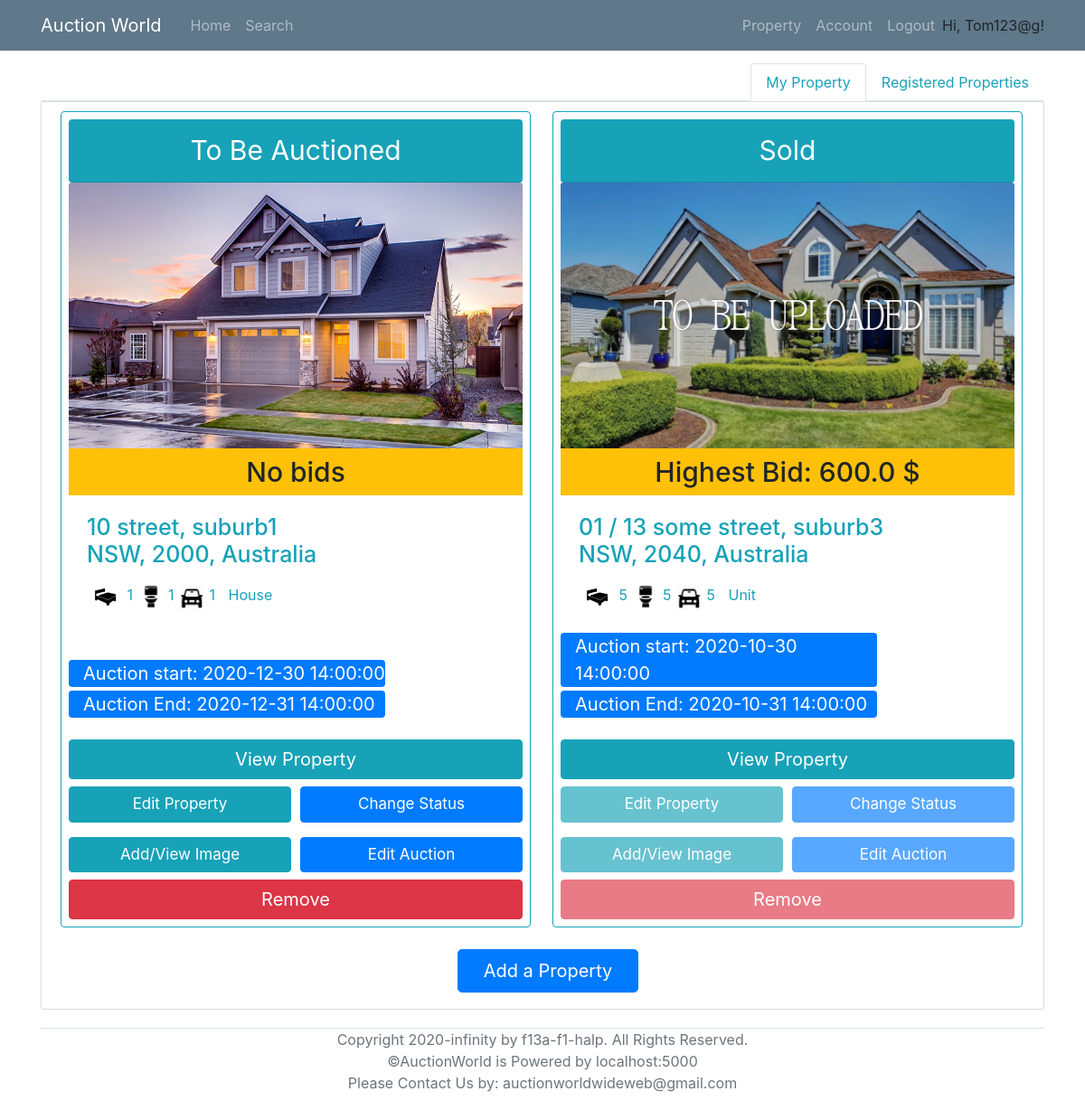
Page /property (signed in) on the earlier database version.
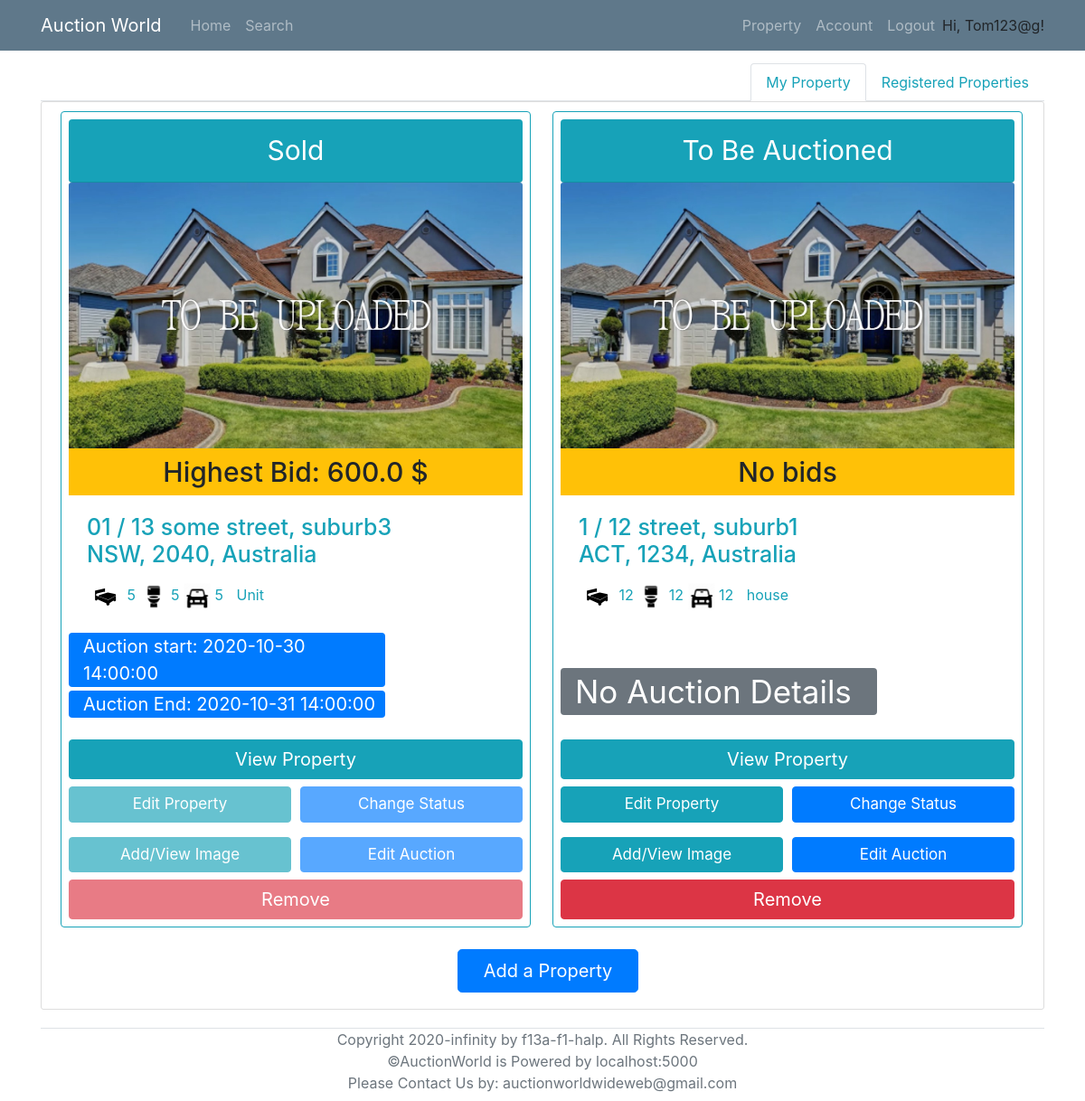
Same page on the later database version.
### models.py (models this page shows, shortened)
class Property(db.Model):
    __tablename__ = 'Property'
    id = db.Column(db.Integer, primary_key = True)
    property_type = db.Column(db.String)
    add_unit = db.Column(db.String(100))
    add_num = db.Column(db.String(100))
    add_name = db.Column(db.String(100))
    add_suburb = db.Column(db.String(100))
    add_state = db.Column(db.String(3))
    add_pc = db.Column(db.String(4))
    num_bedrooms = db.Column(db.Integer)
    num_parking = db.Column(db.Integer)
    num_bathrooms = db.Column(db.Integer)
    parking_features = db.Column(db.String)
    building_size = db.Column(db.Integer)
    land_size = db.Column(db.Integer)
    inspection_date = db.Column(db.DateTime)
    description = db.Column(db.String(2000))
    year_built = db.Column(db.Integer)
    status = db.Column(db.String)
    seller = db.Column(db.Integer, db.ForeignKey('User.id'))
    auctionId = db.relationship('AuctionDetails', backref='Property', uselist=False)
    photo_collection = db.relationship('Photos', backref='Property', lazy='dynamic')
    registeredBidders = db.relationship('User',secondary=lambda: RegisteredAssociation.__table__, backref="RegisteredProperties")

class Photos(db.Model):
    __tablename__ = 'Photos'
    id = db.Column(db.Integer, primary_key = True)
    photo = db.Column(db.String)
    property_id = db.Column(db.Integer, db.ForeignKey('Property.id'))

class AuctionDetails(db.Model):
    __tablename__ = 'AuctionDetails'
    id = db.Column(db.Integer, primary_key=True)
    AuctionStart = db.Column(db.DateTime, nullable=False)
    AuctionEnd = db.Column(db.DateTime, nullable=False)
    ReservePrice = db.Column(db.Float, nullable=False)
    MinBiddingGap = db.Column(db.Float, nullable=False)
    PropertyID = db.Column(db.String, db.ForeignKey('Property.id'), unique=True, nullable=False)
    SellerID = db.Column(db.Integer, db.ForeignKey('User.id'), nullable=False)

### routes.py (the view)
@app.route("/property")
@login_required
def property_list():
    if if_have_cards(current_user.id) is False:
        flash('Please enter your banking detail before adding property', 'warning')
        return redirect(url_for('account', user_id = current_user.id))
    my_properties = db.session.query(Property,AuctionDetails,func.max(Bid.Amount).label('highestBid'))\
                        .filter(Property.seller==current_user.id)\
                        .outerjoin(AuctionDetails, AuctionDetails.PropertyID==Property.id)\
                        .outerjoin(Bid, Bid.AuctionID == AuctionDetails.id)\
                        .group_by(Property.id)
    if my_properties.count() == 0:
        my_properties=None
    propertiesID_registered=RegisteredAssociation.query.filter_by(RegisteredBidderID=current_user.id).all()
    registeredID_list = [ i.PropertyID for i in propertiesID_registered ]
    if len(registeredID_list) == 0:
        registered_properties =None
    else:
        registered_properties = db.session.query(Property,AuctionDetails,func.max(Bid.Amount).label('highestBid'))\
                                .filter(Property.id.in_(registeredID_list))\
                                .outerjoin(AuctionDetails, AuctionDetails.PropertyID==Property.id)\
                                .outerjoin(Bid, Bid.AuctionID == AuctionDetails.id)\
                                .group_by(Property.id)
    time_shift_1hr = datetime.now() + timedelta(hours=1)
    Onehr=timedelta(hours=1)
    return render_template('property.html', properties = my_properties,registered_properties=registered_properties, now_date = time_shift_1hr, Onehr=Onehr)

### models.py (called while the page is built)
@login_manager.user_loader
def load_user(id):
    return User.query.get(id)

### routes.py (called while the page is built)
def if_have_cards(user_id):
    user=db.session.query(User).get(user_id)
    cards = user.cards.count()
    if cards > 0 and user.id_confirmation:
        return True
    return False

### templates/property.html (shortened to what the changed rows need)
{% extends "base.html" %}
{% block content %}
<div class="tab-content" id="nav-tabContent">
    <div class="tab-pane fade show active" id="nav-home" role="tabpanel" aria-labelledby="nav-home-tab">
        <div class="content-section">
            {% if not properties %}
            <div style="width:100%; text-align: center;">
				<h1 class="text-info">No properties found. Add one now!</h1>
			</div>
            {% else %}
            <div class="row col-xl-15">
                {% for (p,a,b) in properties %}
                    <div class="card border-info p-2 col-md-3.8 ml-3 mr-2 mb-3" style="width: 520px;">
                        <div class="card-header rounded text-center bg-info text-white" style="font-size: 30px;">
                            {% if p.status == "auction" %}
                                To Be Auctioned
                            {% elif p.status == "sold" %}
                                Sold
                            {% else %}
                                Under Offer
                            {% endif %}
                        </div>
                        {% if not p.photo_collection.all() %}
                            <img class="card-img-top" src="/static/propertyImage/Sample.jpg" alt="Card image cap" style="width:502px; height: 300px;" >
                        {% else %}
                            <img class="card-img-top" src="/static/propertyImage/{{p.photo_collection.first().photo}}" alt="Card image cap" style="width:502px; height: 300px;" >
                        {% endif %}
                        <h6 class="card-subtitle pt-2 pb-2 text-center bg-warning" style="font-size: 30px;" >
                            {% if b:%}
                                Highest Bid: {{b}} $
                            {% else %}
                                No bids
                            {% endif%}
                        </h6>
                        <div class="card-body text-info">
                            <h4 class="card-title" style="font-size: 25px;">
                                {% if p.add_unit %}
                                    {{p.add_unit}} /
                                {% endif %}
                                {{p.add_num}} {{p.add_name}}, {{p.add_suburb}} <br> {{p.add_state}}, {{p.add_pc}}, Australia
                            </h4>
                            <p class="card-text">
                                <span><img src="/static/icons/bedicon.png" alt="Card image cap" style="width:40px; height: 40px;"> {{p.num_bedrooms}}</span>
                                <span><img src="/static/icons/restroom.png" alt="Card image cap" style="width:30px; height: 30px;"> {{p.num_bathrooms}}</span>
                                <span><img src="/static/icons/car.png" alt="Card image cap" style="width:30px; height: 30px;"> {{p.num_parking}}</span>
                                <span style="margin-top: 7px; margin-left: 10px;">{{p.property_type}}</span>
                            </p>
                        </div>
                        {% if a.AuctionStart and a.AuctionEnd %}
                        <div class="mb-2" style="font-size: 20px; width: 350px;">
                            <p class="bg-primary text-white rounded pl-3  mb-1"> Auction start: {{a.AuctionStart}} </p>
                            <p class="bg-primary text-white rounded pl-3 "> Auction End:   {{a.AuctionEnd}} </p>
                        </div>
                        {% else%}
                            <div style="height: 79.2px;width: 350px;">
                                <p class="bg-secondary text-white rounded pl-3  mb-1" style="font-size: 35px;">No Auction Details</p>
                            </div>
                        {% endif %}
                        <a href="{{ url_for('viewProperty', property_id = p.id) }}">
                            <button class='btn btn-info text-white mr-2 ' style="width: 100%; font-size: 20px;" type='submit'>View Property</button>
                        </a>
                        {% if a %}
                            {% if (now_date >= a.AuctionStart and a.AuctionEnd >= (now_date-Onehr)) or now_date > p.inspection_date or p.status=='sold' %}
                                <div class="mt-2 mb-2">
                                    <span><a href="{{ url_for('edit_property', p_id = p.id) }}"><button class='btn btn-info text-white' style="width: 49%; font-size: 17px;" type='submit' disabled>Edit Property</button></a></span>
                                    <span><a href="{{ url_for('change_status', p_id = p.id) }}"><button class='btn btn-primary text-white' style="width: 49%; font-size: 17px; float: right;" type='submit' disabled>Change Status</button></a></span>
                                </div>
                                <div class="mt-2 mb-2">
                                    <span><a href="{{ url_for('property_image', p_id = p.id) }}"><button class='btn btn-info text-white' style="width: 49%; font-size: 17px;" type='submit' disabled>Add/View Image</button></a></span>
                                    <span><a href="{{ url_for('createAuction', PropertyID = p.id) }}"><button class='btn btn-primary text-white ' style="width: 49%; font-size: 17px;  float: right;"  type='submit' disabled>Edit Auction</button></a></span>
                                </div>
                                <a href="{{ url_for('remove_property', p_id = p.id) }}" onclick = "{if (confirm ( 'Are you sure?')) {this. document.formname.submit (); return true;} return false;} "><button class='btn btn-danger'  style="width: 100%; font-size: 20px;" type='submit' disabled>Remove</button></a>
                            {% else %}
                                <div class="mt-2 mb-2">
                                    <span><a href="{{ url_for('edit_property', p_id = p.id) }}"><button class='btn btn-info text-white' style="width: 49%; font-size: 17px;" type='submit' >Edit Property</button></a></span>
                                    <span><a href="{{ url_for('change_status', p_id = p.id) }}"><button class='btn btn-primary text-white' style="width: 49%; font-size: 17px; float: right;" type='submit' >Change Status</button></a></span>
                                </div>
                                <div class="mt-2 mb-2">
                                    <span><a href="{{ url_for('property_image', p_id = p.id) }}"><button class='btn btn-info text-white' style="width: 49%; font-size: 17px;" type='submit' >Add/View Image</button></a></span>
                                    <span><a href="{{ url_for('createAuction', PropertyID = p.id) }}"><button class='btn btn-primary text-white ' style="width: 49%; font-size: 17px;  float: right;"  type='submit' >Edit Auction</button></a></span>
                                </div>
                                <a href="{{ url_for('remove_property', p_id = p.id) }}" onclick = "{if (confirm ( 'Are you sure?')) {this. document.formname.submit (); return true;} return false;} "><button class='btn btn-danger'  style="width: 100%; font-size: 20px;" type='submit'>Remove</button></a>
                            {% endif %}
                        {% else %}
                            {% if now_date > p.inspection_date %}
                                <div class="mt-2 mb-2">
                                    <span><a href="{{ url_for('edit_property', p_id = p.id) }}"><button class='btn btn-info text-white' style="width: 49%; font-size: 17px;" type='submit' disabled>Edit Property</button></a></span>
                                    <span><a href="{{ url_for('change_status', p_id = p.id) }}"><button class='btn btn-primary text-white' style="width: 49%; font-size: 17px; float: right;" type='submit' disabled>Change Status</button></a></span>
                                </div>
                                <div class="mt-2 mb-2">
                                    <span><a href="{{ url_for('property_image', p_id = p.id) }}"><button class='btn btn-info text-white' style="width: 49%; font-size: 17px;" type='submit' disabled>Add/View Image</button></a></span>
                                    <span><a href="{{ url_for('createAuction', PropertyID = p.id) }}"><button class='btn btn-primary text-white ' style="width: 49%; font-size: 17px;  float: right;"  type='submit' disabled>Edit Auction</button></a></span>
                                </div>
                                <a href="{{ url_for('remove_property', p_id = p.id) }}" onclick = "{if (confirm ( 'Are you sure?')) {this. document.formname.submit (); return true;} return false;} " disabled><button class='btn btn-danger'  style="width: 100%; font-size: 20px;" type='submit'>Remove</button></a>
                            {% else %}
                                <div class="mt-2 mb-2">
                                    <span><a href="{{ url_for('edit_property', p_id = p.id) }}"><button class='btn btn-info text-white' style="width: 49%; font-size: 17px;" type='submit' >Edit Property</button></a></span>
                                    <span><a href="{{ url_for('change_status', p_id = p.id) }}"><button class='btn btn-primary text-white' style="width: 49%; font-size: 17px; float: right;" type='submit' >Change Status</button></a></span>
                                </div>
                                <div class="mt-2 mb-2">
                                    <span><a href="{{ url_for('property_image', p_id = p.id) }}"><button class='btn btn-info text-white' style="width: 49%; font-size: 17px;" type='submit' >Add/View Image</button></a></span>
                                    <span><a href="{{ url_for('createAuction', PropertyID = p.id) }}"><button class='btn btn-primary text-white ' style="width: 49%; font-size: 17px;  float: right;"  type='submit' >Edit Auction</button></a></span>
                                </div>
                                <a href="{{ url_for('remove_property', p_id = p.id) }}" onclick = "{if (confirm ( 'Are you sure?')) {this. document.formname.submit (); return true;} return false;} "><button class='btn btn-danger'  style="width: 100%; font-size: 20px;" type='submit'>Remove</button></a>
                            {% endif %}
                        {% endif %}
                    </div>
                {% endfor %}
            </div>
            {% endif %}
        </div>
    </div>
</div>
{% endblock %}

Differences in the rows shown:
removed Property: status "To Be Auctioned", photo_collection.first (picture), shows "No bids", add_num "10", add_name "street", add_suburb "suburb1", add_state "NSW", add_pc "2000", num_bedrooms "1", num_bathrooms "1", num_parking "1", property_type "House", AuctionStart "2020-12-30 14:00:00", AuctionEnd "2020-12-31 14:00:00"
added Property: status "To Be Auctioned", shows "No bids", add_unit "1", add_num "12", add_name "street", add_suburb "suburb1", add_state "ACT", add_pc "1234", num_bedrooms "12", num_bathrooms "12", num_parking "12", property_type "house", shows "No Auction Details"
